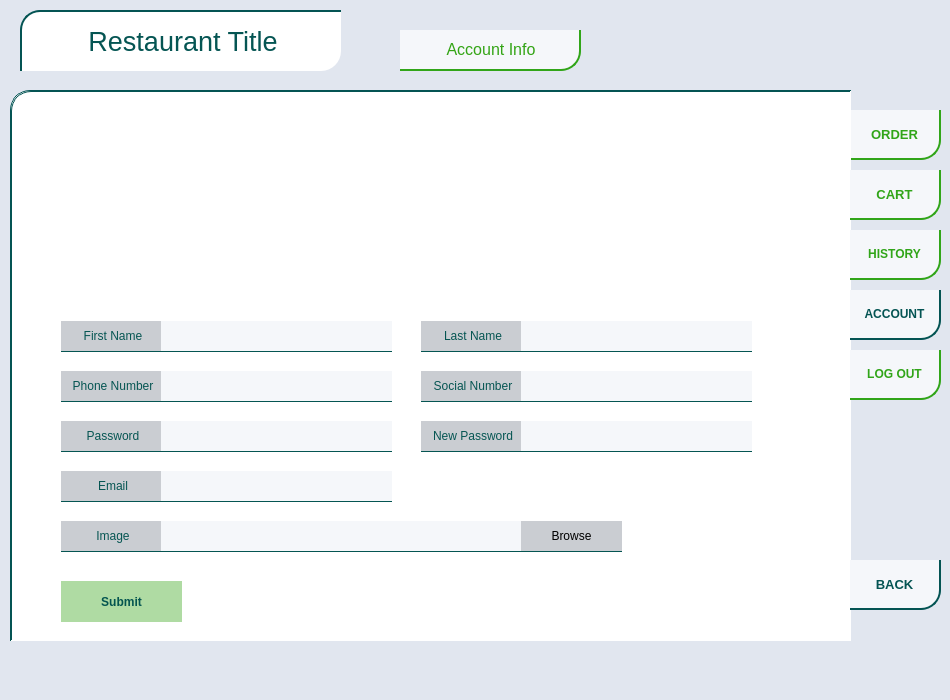
<?xml version="1.0" encoding="UTF-8"?>
<ui version="4.0">
 <class>MainWindow</class>
 <widget class="QMainWindow" name="MainWindow">
  <property name="geometry">
   <rect>
    <x>0</x>
    <y>0</y>
    <width>950</width>
    <height>700</height>
   </rect>
  </property>
  <property name="sizePolicy">
   <sizepolicy hsizetype="Fixed" vsizetype="Fixed">
    <horstretch>0</horstretch>
    <verstretch>0</verstretch>
   </sizepolicy>
  </property>
  <property name="windowTitle">
   <string>MainWindow</string>
  </property>
  <property name="styleSheet">
   <string notr="true">background-color: rgb(225, 230, 239);</string>
  </property>
  <widget class="QWidget" name="centralwidget">
   <property name="sizePolicy">
    <sizepolicy hsizetype="Fixed" vsizetype="Fixed">
     <horstretch>0</horstretch>
     <verstretch>0</verstretch>
    </sizepolicy>
   </property>
   <widget class="QPushButton" name="orderBtn">
    <property name="geometry">
     <rect>
      <x>850</x>
      <y>110</y>
      <width>91</width>
      <height>50</height>
     </rect>
    </property>
    <property name="styleSheet">
     <string notr="true">border-color : rgb(49, 165, 25);
background-color: rgb(245, 247, 250);
border-style : solid;
border-bottom-width : 2px;
border-right-width : 2px;
border-bottom-right-radius: 20px;
box-shadow: 10px 10px 5px -5px #666;
font-weight : 500;
font-size: 10pt;
color : rgb(49, 165, 25);</string>
    </property>
    <property name="text">
     <string>ORDER</string>
    </property>
   </widget>
   <widget class="QScrollArea" name="scrollArea">
    <property name="geometry">
     <rect>
      <x>10</x>
      <y>90</y>
      <width>841</width>
      <height>551</height>
     </rect>
    </property>
    <property name="sizePolicy">
     <sizepolicy hsizetype="Fixed" vsizetype="Fixed">
      <horstretch>0</horstretch>
      <verstretch>0</verstretch>
     </sizepolicy>
    </property>
    <property name="styleSheet">
     <string notr="true">border-color: rgb(4, 84, 83);
background-color: rgb(255, 255, 255);
border-style : solid;
border-width : 1px;
border-right-width : 0px;
border-bottom-width : 0px;
border-top-left-radius : 20px;
border-bottom-right-radius: 0px;
</string>
    </property>
    <property name="widgetResizable">
     <bool>true</bool>
    </property>
    <widget class="QWidget" name="scrollAreaWidgetContents">
     <property name="geometry">
      <rect>
       <x>0</x>
       <y>0</y>
       <width>839</width>
       <height>549</height>
      </rect>
     </property>
     <widget class="QLabel" name="imageShowLabel">
      <property name="geometry">
       <rect>
        <x>50</x>
        <y>50</y>
        <width>181</width>
        <height>131</height>
       </rect>
      </property>
      <property name="styleSheet">
       <string notr="true">border-width : 0px;
border-radius:0px;</string>
      </property>
      <property name="text">
       <string/>
      </property>
     </widget>
     <widget class="QLabel" name="firstNameLabel">
      <property name="geometry">
       <rect>
        <x>50</x>
        <y>230</y>
        <width>101</width>
        <height>31</height>
       </rect>
      </property>
      <property name="styleSheet">
       <string notr="true">border-width:0px;
border-bottom-width : 1px;
border-color: rgb(5, 85, 82);
border-radius:0px;
background-color: rgb(202, 205, 210);

</string>
      </property>
      <property name="text">
       <string>&lt;html&gt;&lt;head/&gt;&lt;body&gt;&lt;p align=&quot;center&quot;&gt;&lt;span style=&quot; color:#055552;&quot;&gt;First Name&lt;/span&gt;&lt;/p&gt;&lt;/body&gt;&lt;/html&gt;</string>
      </property>
     </widget>
     <widget class="QLineEdit" name="firstNameEdit">
      <property name="geometry">
       <rect>
        <x>150</x>
        <y>230</y>
        <width>231</width>
        <height>31</height>
       </rect>
      </property>
      <property name="styleSheet">
       <string notr="true">border-width:0px;
border-bottom-width : 1px;
border-color: rgb(5, 85, 82);
border-radius:0px;
background-color: rgb(245, 247, 250);
padding-left:20px;
</string>
      </property>
     </widget>
     <widget class="QLabel" name="lastNameLabel">
      <property name="geometry">
       <rect>
        <x>410</x>
        <y>230</y>
        <width>101</width>
        <height>31</height>
       </rect>
      </property>
      <property name="styleSheet">
       <string notr="true">border-width:0px;
border-bottom-width : 1px;
border-color: rgb(5, 85, 82);
border-radius:0px;
background-color: rgb(202, 205, 210);

</string>
      </property>
      <property name="text">
       <string>&lt;html&gt;&lt;head/&gt;&lt;body&gt;&lt;p align=&quot;center&quot;&gt;&lt;span style=&quot; color:#055552;&quot;&gt;Last Name&lt;/span&gt;&lt;/p&gt;&lt;/body&gt;&lt;/html&gt;</string>
      </property>
     </widget>
     <widget class="QLineEdit" name="lastNameEdit">
      <property name="geometry">
       <rect>
        <x>510</x>
        <y>230</y>
        <width>231</width>
        <height>31</height>
       </rect>
      </property>
      <property name="styleSheet">
       <string notr="true">border-width:0px;
border-bottom-width : 1px;
border-color: rgb(5, 85, 82);
border-radius:0px;
background-color: rgb(245, 247, 250);
padding-left:20px;
</string>
      </property>
     </widget>
     <widget class="QLabel" name="phoneNumberLabel">
      <property name="geometry">
       <rect>
        <x>50</x>
        <y>280</y>
        <width>101</width>
        <height>31</height>
       </rect>
      </property>
      <property name="styleSheet">
       <string notr="true">border-width:0px;
border-bottom-width : 1px;
border-color: rgb(5, 85, 82);
border-radius:0px;
background-color: rgb(202, 205, 210);

</string>
      </property>
      <property name="text">
       <string>&lt;html&gt;&lt;head/&gt;&lt;body&gt;&lt;p align=&quot;center&quot;&gt;&lt;span style=&quot; color:#055552;&quot;&gt;Phone Number&lt;/span&gt;&lt;/p&gt;&lt;/body&gt;&lt;/html&gt;</string>
      </property>
     </widget>
     <widget class="QLabel" name="socialNumberLabel">
      <property name="geometry">
       <rect>
        <x>410</x>
        <y>280</y>
        <width>101</width>
        <height>31</height>
       </rect>
      </property>
      <property name="styleSheet">
       <string notr="true">border-width:0px;
border-bottom-width : 1px;
border-color: rgb(5, 85, 82);
border-radius:0px;
background-color: rgb(202, 205, 210);

</string>
      </property>
      <property name="text">
       <string>&lt;html&gt;&lt;head/&gt;&lt;body&gt;&lt;p align=&quot;center&quot;&gt;&lt;span style=&quot; color:#055552;&quot;&gt;Social Number&lt;/span&gt;&lt;/p&gt;&lt;/body&gt;&lt;/html&gt;</string>
      </property>
     </widget>
     <widget class="QLineEdit" name="socialNumberEdit">
      <property name="geometry">
       <rect>
        <x>510</x>
        <y>280</y>
        <width>231</width>
        <height>31</height>
       </rect>
      </property>
      <property name="styleSheet">
       <string notr="true">border-width:0px;
border-bottom-width : 1px;
border-color: rgb(5, 85, 82);
border-radius:0px;
background-color: rgb(245, 247, 250);
padding-left:20px;
</string>
      </property>
     </widget>
     <widget class="QLineEdit" name="phoneNumberEdit">
      <property name="geometry">
       <rect>
        <x>150</x>
        <y>280</y>
        <width>231</width>
        <height>31</height>
       </rect>
      </property>
      <property name="styleSheet">
       <string notr="true">border-width:0px;
border-bottom-width : 1px;
border-color: rgb(5, 85, 82);
border-radius:0px;
background-color: rgb(245, 247, 250);
padding-left:20px;
</string>
      </property>
     </widget>
     <widget class="QLabel" name="emailLabel">
      <property name="geometry">
       <rect>
        <x>50</x>
        <y>380</y>
        <width>101</width>
        <height>31</height>
       </rect>
      </property>
      <property name="styleSheet">
       <string notr="true">border-width:0px;
border-bottom-width : 1px;
border-color: rgb(5, 85, 82);
border-radius:0px;
background-color: rgb(202, 205, 210);

</string>
      </property>
      <property name="text">
       <string>&lt;html&gt;&lt;head/&gt;&lt;body&gt;&lt;p align=&quot;center&quot;&gt;&lt;span style=&quot; color:#055552;&quot;&gt;Email&lt;/span&gt;&lt;/p&gt;&lt;/body&gt;&lt;/html&gt;</string>
      </property>
     </widget>
     <widget class="QLabel" name="newPasswordLabel">
      <property name="geometry">
       <rect>
        <x>410</x>
        <y>330</y>
        <width>101</width>
        <height>31</height>
       </rect>
      </property>
      <property name="styleSheet">
       <string notr="true">border-width:0px;
border-bottom-width : 1px;
border-color: rgb(5, 85, 82);
border-radius:0px;
background-color: rgb(202, 205, 210);

</string>
      </property>
      <property name="text">
       <string>&lt;html&gt;&lt;head/&gt;&lt;body&gt;&lt;p align=&quot;center&quot;&gt;&lt;span style=&quot; color:#055552;&quot;&gt;New Password&lt;/span&gt;&lt;/p&gt;&lt;/body&gt;&lt;/html&gt;</string>
      </property>
     </widget>
     <widget class="QLineEdit" name="newPasswordEdit">
      <property name="geometry">
       <rect>
        <x>510</x>
        <y>330</y>
        <width>231</width>
        <height>31</height>
       </rect>
      </property>
      <property name="styleSheet">
       <string notr="true">border-width:0px;
border-bottom-width : 1px;
border-color: rgb(5, 85, 82);
border-radius:0px;
background-color: rgb(245, 247, 250);
padding-left:20px;
</string>
      </property>
     </widget>
     <widget class="QLineEdit" name="emaiEdit">
      <property name="geometry">
       <rect>
        <x>150</x>
        <y>380</y>
        <width>231</width>
        <height>31</height>
       </rect>
      </property>
      <property name="styleSheet">
       <string notr="true">border-width:0px;
border-bottom-width : 1px;
border-color: rgb(5, 85, 82);
border-radius:0px;
background-color: rgb(245, 247, 250);
padding-left:20px;
</string>
      </property>
     </widget>
     <widget class="QLabel" name="passwordLabel">
      <property name="geometry">
       <rect>
        <x>50</x>
        <y>330</y>
        <width>101</width>
        <height>31</height>
       </rect>
      </property>
      <property name="styleSheet">
       <string notr="true">border-width:0px;
border-bottom-width : 1px;
border-color: rgb(5, 85, 82);
border-radius:0px;
background-color: rgb(202, 205, 210);

</string>
      </property>
      <property name="text">
       <string>&lt;html&gt;&lt;head/&gt;&lt;body&gt;&lt;p align=&quot;center&quot;&gt;&lt;span style=&quot; color:#055552;&quot;&gt;Password&lt;/span&gt;&lt;/p&gt;&lt;/body&gt;&lt;/html&gt;</string>
      </property>
     </widget>
     <widget class="QLabel" name="imageLabel">
      <property name="geometry">
       <rect>
        <x>50</x>
        <y>430</y>
        <width>101</width>
        <height>31</height>
       </rect>
      </property>
      <property name="styleSheet">
       <string notr="true">border-width:0px;
border-bottom-width : 1px;
border-color: rgb(5, 85, 82);
border-radius:0px;
background-color: rgb(202, 205, 210);

</string>
      </property>
      <property name="text">
       <string>&lt;html&gt;&lt;head/&gt;&lt;body&gt;&lt;p align=&quot;center&quot;&gt;&lt;span style=&quot; color:#055552;&quot;&gt;Image&lt;/span&gt;&lt;/p&gt;&lt;/body&gt;&lt;/html&gt;</string>
      </property>
     </widget>
     <widget class="QLineEdit" name="imageEdit">
      <property name="geometry">
       <rect>
        <x>150</x>
        <y>430</y>
        <width>361</width>
        <height>31</height>
       </rect>
      </property>
      <property name="styleSheet">
       <string notr="true">border-width:0px;
border-bottom-width : 1px;
border-color: rgb(5, 85, 82);
border-radius:0px;
background-color: rgb(245, 247, 250);
padding-left:20px;
</string>
      </property>
     </widget>
     <widget class="QLineEdit" name="passwordEdit">
      <property name="geometry">
       <rect>
        <x>150</x>
        <y>330</y>
        <width>231</width>
        <height>31</height>
       </rect>
      </property>
      <property name="styleSheet">
       <string notr="true">border-width:0px;
border-bottom-width : 1px;
border-color: rgb(5, 85, 82);
border-radius:0px;
background-color: rgb(245, 247, 250);
padding-left:20px;
</string>
      </property>
     </widget>
     <widget class="QPushButton" name="browseBtn">
      <property name="geometry">
       <rect>
        <x>510</x>
        <y>430</y>
        <width>101</width>
        <height>31</height>
       </rect>
      </property>
      <property name="styleSheet">
       <string notr="true">border-width:0px;
border-bottom-width : 1px;
border-color: rgb(5, 85, 82);
border-radius:0px;
background-color: rgb(202, 205, 210);

</string>
      </property>
      <property name="text">
       <string>Browse</string>
      </property>
     </widget>
     <widget class="QPushButton" name="submitBtn">
      <property name="geometry">
       <rect>
        <x>50</x>
        <y>490</y>
        <width>121</width>
        <height>41</height>
       </rect>
      </property>
      <property name="styleSheet">
       <string notr="true">border-width:0px;
color: rgb(4, 85, 80);
background-color: rgb(52, 163, 21, 100);
border-bottom-width : 0px;
border-color: rgb(5, 85, 82);
border-radius:0px;
font-weight : 500;
font-size: 9pt;


</string>
      </property>
      <property name="text">
       <string>Submit</string>
      </property>
     </widget>
    </widget>
   </widget>
   <widget class="QPushButton" name="historyBtn">
    <property name="geometry">
     <rect>
      <x>850</x>
      <y>230</y>
      <width>91</width>
      <height>50</height>
     </rect>
    </property>
    <property name="styleSheet">
     <string notr="true">border-color : rgb(49, 165, 25);
background-color: rgb(245, 247, 250);
border-style : solid;
border-bottom-width : 2px;
border-right-width : 2px;
border-bottom-right-radius: 20px;
box-shadow: 10px 10px 5px -5px #666;
color : rgb(49, 165, 25);
font-weight : 500;
font-size: 9pt;</string>
    </property>
    <property name="text">
     <string>HISTORY</string>
    </property>
   </widget>
   <widget class="QPushButton" name="logoutBtn">
    <property name="geometry">
     <rect>
      <x>850</x>
      <y>350</y>
      <width>91</width>
      <height>50</height>
     </rect>
    </property>
    <property name="styleSheet">
     <string notr="true">border-color : rgb(49, 165, 25);
background-color: rgb(245, 247, 250);
border-style : solid;
border-bottom-width : 2px;
border-right-width : 2px;
border-bottom-right-radius: 20px;
box-shadow: 10px 10px 5px -5px #666;
color : rgb(49, 165, 25);
font-weight : 500;
font-size: 9pt;</string>
    </property>
    <property name="text">
     <string>LOG OUT</string>
    </property>
   </widget>
   <widget class="QPushButton" name="accountBtn">
    <property name="geometry">
     <rect>
      <x>850</x>
      <y>290</y>
      <width>91</width>
      <height>50</height>
     </rect>
    </property>
    <property name="styleSheet">
     <string notr="true">border-color : rgb(4, 84, 83);
background-color: rgb(245, 247, 250);
border-style : solid;
border-bottom-width : 2px;
border-right-width : 2px;
border-bottom-right-radius: 20px;
box-shadow: 10px 10px 5px -5px #666;
color : rgb(4, 84, 83);
font-weight : 500;
font-size: 9pt;</string>
    </property>
    <property name="text">
     <string>ACCOUNT</string>
    </property>
   </widget>
   <widget class="QPushButton" name="cartBtn">
    <property name="geometry">
     <rect>
      <x>850</x>
      <y>170</y>
      <width>91</width>
      <height>50</height>
     </rect>
    </property>
    <property name="styleSheet">
     <string notr="true">border-color: rgb(49, 165, 25);
background-color: rgb(245, 247, 250);
border-style : solid;
border-bottom-width : 2px;
border-right-width : 2px;
border-bottom-right-radius: 20px;
box-shadow: 10px 10px 5px -5px #666;
color : rgb(49, 165, 25);
font-weight : 500;
font-size: 10pt;</string>
    </property>
    <property name="text">
     <string>CART</string>
    </property>
   </widget>
   <widget class="QPushButton" name="backBtn">
    <property name="geometry">
     <rect>
      <x>850</x>
      <y>560</y>
      <width>91</width>
      <height>50</height>
     </rect>
    </property>
    <property name="styleSheet">
     <string notr="true">border-color: rgb(4, 84, 83);
background-color: rgb(245, 247, 250);
border-style : solid;
border-bottom-width : 2px;
border-right-width : 2px;
border-bottom-right-radius: 20px;
box-shadow: 10px 10px 5px -5px #666;
color: rgb(4, 84, 83);
font-weight : 500;
font-size: 10pt;</string>
    </property>
    <property name="text">
     <string>BACK</string>
    </property>
   </widget>
   <widget class="QLabel" name="mainTitle">
    <property name="geometry">
     <rect>
      <x>20</x>
      <y>10</y>
      <width>321</width>
      <height>61</height>
     </rect>
    </property>
    <property name="toolTip">
     <string>&lt;html&gt;&lt;head/&gt;&lt;body&gt;&lt;p align=&quot;center&quot;&gt;&lt;br/&gt;&lt;/p&gt;&lt;/body&gt;&lt;/html&gt;</string>
    </property>
    <property name="whatsThis">
     <string>&lt;html&gt;&lt;head/&gt;&lt;body&gt;&lt;p align=&quot;center&quot;&gt;&lt;br/&gt;&lt;/p&gt;&lt;/body&gt;&lt;/html&gt;</string>
    </property>
    <property name="styleSheet">
     <string notr="true">border-color: rgb(4, 84, 83);
background-color: rgb(255, 255, 255);
border-style : solid;
border-width : 2px;
border-right-width : 0px;
border-bottom-width : 0px;
border-top-left-radius : 20px;
border-bottom-right-radius: 20px;
text-align: center;
</string>
    </property>
    <property name="text">
     <string>&lt;html&gt;&lt;head/&gt;&lt;body&gt;&lt;p align=&quot;center&quot;&gt;&lt;span style=&quot; font-size:20pt; color:#055553;&quot;&gt;Restaurant Title&lt;/span&gt;&lt;/p&gt;&lt;/body&gt;&lt;/html&gt;</string>
    </property>
   </widget>
   <widget class="QLabel" name="windowTitle">
    <property name="geometry">
     <rect>
      <x>400</x>
      <y>30</y>
      <width>181</width>
      <height>41</height>
     </rect>
    </property>
    <property name="styleSheet">
     <string notr="true">border-color : rgb(49, 165, 25);
background-color: rgb(245, 247, 250);
border-style : solid;
border-bottom-width : 2px;
border-right-width : 2px;
border-bottom-right-radius: 20px;
box-shadow: 10px 10px 5px -5px #666;
text-align: center;
color : rgb(49, 165, 25);</string>
    </property>
    <property name="text">
     <string>&lt;html&gt;&lt;head/&gt;&lt;body&gt;&lt;p align=&quot;center&quot;&gt;&lt;span style=&quot; font-size:12pt; color:#33a415;&quot;&gt;Account Info&lt;/span&gt;&lt;/p&gt;&lt;/body&gt;&lt;/html&gt;</string>
    </property>
   </widget>
  </widget>
  <widget class="QMenuBar" name="menubar">
   <property name="geometry">
    <rect>
     <x>0</x>
     <y>0</y>
     <width>950</width>
     <height>26</height>
    </rect>
   </property>
   <property name="sizePolicy">
    <sizepolicy hsizetype="Fixed" vsizetype="Fixed">
     <horstretch>0</horstretch>
     <verstretch>0</verstretch>
    </sizepolicy>
   </property>
   <property name="palette">
    <palette>
     <active>
      <colorrole role="WindowText">
       <brush brushstyle="SolidPattern">
        <color alpha="255">
         <red>0</red>
         <green>0</green>
         <blue>0</blue>
        </color>
       </brush>
      </colorrole>
      <colorrole role="Button">
       <brush brushstyle="SolidPattern">
        <color alpha="255">
         <red>225</red>
         <green>230</green>
         <blue>239</blue>
        </color>
       </brush>
      </colorrole>
      <colorrole role="Light">
       <brush brushstyle="SolidPattern">
        <color alpha="255">
         <red>255</red>
         <green>255</green>
         <blue>255</blue>
        </color>
       </brush>
      </colorrole>
      <colorrole role="Midlight">
       <brush brushstyle="SolidPattern">
        <color alpha="255">
         <red>240</red>
         <green>242</green>
         <blue>247</blue>
        </color>
       </brush>
      </colorrole>
      <colorrole role="Dark">
       <brush brushstyle="SolidPattern">
        <color alpha="255">
         <red>112</red>
         <green>115</green>
         <blue>119</blue>
        </color>
       </brush>
      </colorrole>
      <colorrole role="Mid">
       <brush brushstyle="SolidPattern">
        <color alpha="255">
         <red>150</red>
         <green>153</green>
         <blue>159</blue>
        </color>
       </brush>
      </colorrole>
      <colorrole role="Text">
       <brush brushstyle="SolidPattern">
        <color alpha="255">
         <red>0</red>
         <green>0</green>
         <blue>0</blue>
        </color>
       </brush>
      </colorrole>
      <colorrole role="BrightText">
       <brush brushstyle="SolidPattern">
        <color alpha="255">
         <red>255</red>
         <green>255</green>
         <blue>255</blue>
        </color>
       </brush>
      </colorrole>
      <colorrole role="ButtonText">
       <brush brushstyle="SolidPattern">
        <color alpha="255">
         <red>0</red>
         <green>0</green>
         <blue>0</blue>
        </color>
       </brush>
      </colorrole>
      <colorrole role="Base">
       <brush brushstyle="SolidPattern">
        <color alpha="255">
         <red>225</red>
         <green>230</green>
         <blue>239</blue>
        </color>
       </brush>
      </colorrole>
      <colorrole role="Window">
       <brush brushstyle="SolidPattern">
        <color alpha="255">
         <red>225</red>
         <green>230</green>
         <blue>239</blue>
        </color>
       </brush>
      </colorrole>
      <colorrole role="Shadow">
       <brush brushstyle="SolidPattern">
        <color alpha="255">
         <red>0</red>
         <green>0</green>
         <blue>0</blue>
        </color>
       </brush>
      </colorrole>
      <colorrole role="AlternateBase">
       <brush brushstyle="SolidPattern">
        <color alpha="255">
         <red>240</red>
         <green>242</green>
         <blue>247</blue>
        </color>
       </brush>
      </colorrole>
      <colorrole role="ToolTipBase">
       <brush brushstyle="SolidPattern">
        <color alpha="255">
         <red>255</red>
         <green>255</green>
         <blue>220</blue>
        </color>
       </brush>
      </colorrole>
      <colorrole role="ToolTipText">
       <brush brushstyle="SolidPattern">
        <color alpha="255">
         <red>0</red>
         <green>0</green>
         <blue>0</blue>
        </color>
       </brush>
      </colorrole>
      <colorrole role="PlaceholderText">
       <brush brushstyle="SolidPattern">
        <color alpha="128">
         <red>0</red>
         <green>0</green>
         <blue>0</blue>
        </color>
       </brush>
      </colorrole>
     </active>
     <inactive>
      <colorrole role="WindowText">
       <brush brushstyle="SolidPattern">
        <color alpha="255">
         <red>0</red>
         <green>0</green>
         <blue>0</blue>
        </color>
       </brush>
      </colorrole>
      <colorrole role="Button">
       <brush brushstyle="SolidPattern">
        <color alpha="255">
         <red>225</red>
         <green>230</green>
         <blue>239</blue>
        </color>
       </brush>
      </colorrole>
      <colorrole role="Light">
       <brush brushstyle="SolidPattern">
        <color alpha="255">
         <red>255</red>
         <green>255</green>
         <blue>255</blue>
        </color>
       </brush>
      </colorrole>
      <colorrole role="Midlight">
       <brush brushstyle="SolidPattern">
        <color alpha="255">
         <red>240</red>
         <green>242</green>
         <blue>247</blue>
        </color>
       </brush>
      </colorrole>
      <colorrole role="Dark">
       <brush brushstyle="SolidPattern">
        <color alpha="255">
         <red>112</red>
         <green>115</green>
         <blue>119</blue>
        </color>
       </brush>
      </colorrole>
      <colorrole role="Mid">
       <brush brushstyle="SolidPattern">
        <color alpha="255">
         <red>150</red>
         <green>153</green>
         <blue>159</blue>
        </color>
       </brush>
      </colorrole>
      <colorrole role="Text">
       <brush brushstyle="SolidPattern">
        <color alpha="255">
         <red>0</red>
         <green>0</green>
         <blue>0</blue>
        </color>
       </brush>
      </colorrole>
      <colorrole role="BrightText">
       <brush brushstyle="SolidPattern">
        <color alpha="255">
         <red>255</red>
         <green>255</green>
         <blue>255</blue>
        </color>
       </brush>
      </colorrole>
      <colorrole role="ButtonText">
       <brush brushstyle="SolidPattern">
        <color alpha="255">
         <red>0</red>
         <green>0</green>
         <blue>0</blue>
        </color>
       </brush>
      </colorrole>
      <colorrole role="Base">
       <brush brushstyle="SolidPattern">
        <color alpha="255">
         <red>225</red>
         <green>230</green>
         <blue>239</blue>
        </color>
       </brush>
      </colorrole>
      <colorrole role="Window">
       <brush brushstyle="SolidPattern">
        <color alpha="255">
         <red>225</red>
         <green>230</green>
         <blue>239</blue>
        </color>
       </brush>
      </colorrole>
      <colorrole role="Shadow">
       <brush brushstyle="SolidPattern">
        <color alpha="255">
         <red>0</red>
         <green>0</green>
         <blue>0</blue>
        </color>
       </brush>
      </colorrole>
      <colorrole role="AlternateBase">
       <brush brushstyle="SolidPattern">
        <color alpha="255">
         <red>240</red>
         <green>242</green>
         <blue>247</blue>
        </color>
       </brush>
      </colorrole>
      <colorrole role="ToolTipBase">
       <brush brushstyle="SolidPattern">
        <color alpha="255">
         <red>255</red>
         <green>255</green>
         <blue>220</blue>
        </color>
       </brush>
      </colorrole>
      <colorrole role="ToolTipText">
       <brush brushstyle="SolidPattern">
        <color alpha="255">
         <red>0</red>
         <green>0</green>
         <blue>0</blue>
        </color>
       </brush>
      </colorrole>
      <colorrole role="PlaceholderText">
       <brush brushstyle="SolidPattern">
        <color alpha="128">
         <red>0</red>
         <green>0</green>
         <blue>0</blue>
        </color>
       </brush>
      </colorrole>
     </inactive>
     <disabled>
      <colorrole role="WindowText">
       <brush brushstyle="SolidPattern">
        <color alpha="255">
         <red>112</red>
         <green>115</green>
         <blue>119</blue>
        </color>
       </brush>
      </colorrole>
      <colorrole role="Button">
       <brush brushstyle="SolidPattern">
        <color alpha="255">
         <red>225</red>
         <green>230</green>
         <blue>239</blue>
        </color>
       </brush>
      </colorrole>
      <colorrole role="Light">
       <brush brushstyle="SolidPattern">
        <color alpha="255">
         <red>255</red>
         <green>255</green>
         <blue>255</blue>
        </color>
       </brush>
      </colorrole>
      <colorrole role="Midlight">
       <brush brushstyle="SolidPattern">
        <color alpha="255">
         <red>240</red>
         <green>242</green>
         <blue>247</blue>
        </color>
       </brush>
      </colorrole>
      <colorrole role="Dark">
       <brush brushstyle="SolidPattern">
        <color alpha="255">
         <red>112</red>
         <green>115</green>
         <blue>119</blue>
        </color>
       </brush>
      </colorrole>
      <colorrole role="Mid">
       <brush brushstyle="SolidPattern">
        <color alpha="255">
         <red>150</red>
         <green>153</green>
         <blue>159</blue>
        </color>
       </brush>
      </colorrole>
      <colorrole role="Text">
       <brush brushstyle="SolidPattern">
        <color alpha="255">
         <red>112</red>
         <green>115</green>
         <blue>119</blue>
        </color>
       </brush>
      </colorrole>
      <colorrole role="BrightText">
       <brush brushstyle="SolidPattern">
        <color alpha="255">
         <red>255</red>
         <green>255</green>
         <blue>255</blue>
        </color>
       </brush>
      </colorrole>
      <colorrole role="ButtonText">
       <brush brushstyle="SolidPattern">
        <color alpha="255">
         <red>112</red>
         <green>115</green>
         <blue>119</blue>
        </color>
       </brush>
      </colorrole>
      <colorrole role="Base">
       <brush brushstyle="SolidPattern">
        <color alpha="255">
         <red>225</red>
         <green>230</green>
         <blue>239</blue>
        </color>
       </brush>
      </colorrole>
      <colorrole role="Window">
       <brush brushstyle="SolidPattern">
        <color alpha="255">
         <red>225</red>
         <green>230</green>
         <blue>239</blue>
        </color>
       </brush>
      </colorrole>
      <colorrole role="Shadow">
       <brush brushstyle="SolidPattern">
        <color alpha="255">
         <red>0</red>
         <green>0</green>
         <blue>0</blue>
        </color>
       </brush>
      </colorrole>
      <colorrole role="AlternateBase">
       <brush brushstyle="SolidPattern">
        <color alpha="255">
         <red>225</red>
         <green>230</green>
         <blue>239</blue>
        </color>
       </brush>
      </colorrole>
      <colorrole role="ToolTipBase">
       <brush brushstyle="SolidPattern">
        <color alpha="255">
         <red>255</red>
         <green>255</green>
         <blue>220</blue>
        </color>
       </brush>
      </colorrole>
      <colorrole role="ToolTipText">
       <brush brushstyle="SolidPattern">
        <color alpha="255">
         <red>0</red>
         <green>0</green>
         <blue>0</blue>
        </color>
       </brush>
      </colorrole>
      <colorrole role="PlaceholderText">
       <brush brushstyle="SolidPattern">
        <color alpha="128">
         <red>0</red>
         <green>0</green>
         <blue>0</blue>
        </color>
       </brush>
      </colorrole>
     </disabled>
    </palette>
   </property>
   <property name="defaultUp">
    <bool>false</bool>
   </property>
  </widget>
  <widget class="QStatusBar" name="statusbar"/>
 </widget>
 <resources/>
 <connections/>
</ui>
